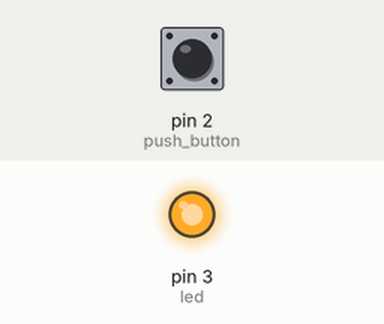
A sketch run on a simulated Arduino Uno, built with avr-gcc and run on an emulated ATmega328P. Parts: output pins drawn as LEDs (lit = HIGH). Inputs (shaded band) come from the test bench; at power-on: pin 2 (push_button) LOW. What the sketch prints to the serial monitor is not drawn.

Above: at 1.2 s.
1.3 s: pin 2 (push_button) pulled HIGH for 0.15 s
At 1.37 s:
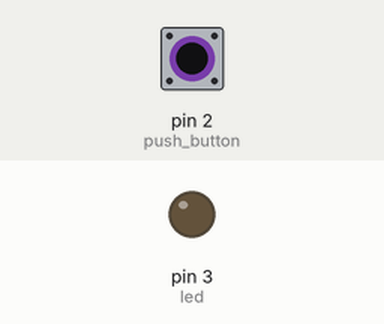
2.9 s: pin 2 (push_button) pulled HIGH for 3.2 s
At 7.3 s:
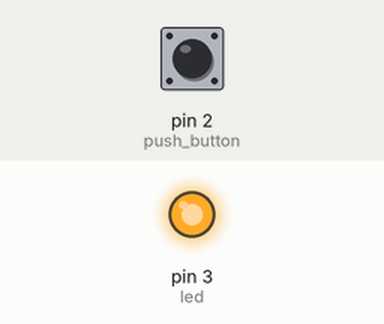
Timing chart, 0 to 8.8 s (numbered marks = the images above; inputs shaded):
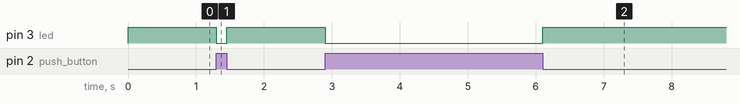

Measured:
- after the input at 1.3 s, pin 3 (led): HIGH → LOW at once, → HIGH 0.15 s later
- after the input at 2.9 s, pin 3 (led): HIGH → LOW at once, → HIGH 3.2 s later

The sketch:

Circuito_2.1.ino
```cpp
/*
Fundacion Kinal
Centro educativo tecnico laborsl kinal
Quinto Perito
Quinto electronica
Codigo tecnico:EB5AM
Curso:Taller de electronica digital y reparacion de computadoras
Proyecto:Como leer un pin digital
Dev:Jose Guamuch
Fecha: 12 de abril
*/

// Directivas de procesasor
#define push_button 2 //Push button conectado al pin2
#define led 3

void setup()
{
  pinMode(push_button,INPUT);//pin 2 como entrada
  pinMode(led,OUTPUT);
  Serial.begin(9600);
  Serial.println("lectura de un pulsador");

}


void loop()
{
  //Variable local , que se encarga de almacenar el valor ( abieto o cerrado)
  // del pulsador conectado al pin 2
  bool estado_boton = digitalRead(push_button);
  if(estado_boton == HIGH)
    {
    // Si lo eh presionado
    digitalWrite(led, LOW); //Apago el led
   }
  else{

  //Si no lo eh presionado
    digitalWrite(led,HIGH);//Mantengo encedido el led

       }

}
```
